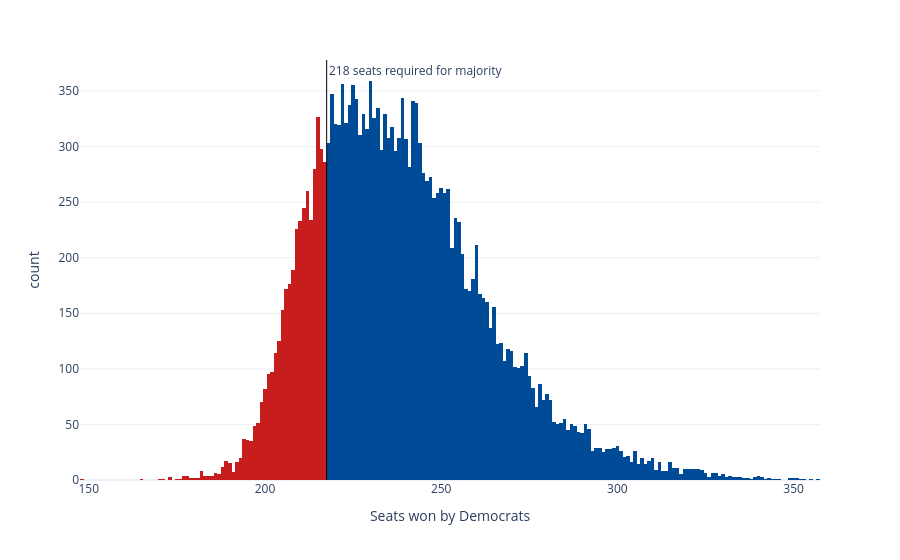

The code cell stored with this chart in its notebook:
### Code cell
sims_hist = px.histogram(seat_sims, x='seats', nbins=np.unique(seat_sims['seats']).shape[0]*2, color='winner',
                         color_discrete_map={'Democrats': '#004b97', 'Republicans': '#c71e1d'},
                         labels={'seats':'Seats won by Democrats', 'winner': 'Winner'}, template='plotly_white')
sims_hist.update_traces(showlegend=False)
sims_hist.add_vline(x=217.5, line_width=1, line_color='black', annotation_text='218 seats required for majority', 
                    annotation_position='top right')
sims_hist

### Figure 1 — Plotly figure (JSON) as saved in the notebook; plotly's stock layout.template omitted (floating-point values rounded to 4 significant figures; data arrays with more than 128 entries replaced by an {"elided": "..."} marker saying what was removed)
{"data": [{"bingroup": "x", "hovertemplate": "Winner=Republicans<br>Seats won by Democrats=%{x}<br>count=%{y}<extra></extra>", "legendgroup": "Republicans", "marker": {"color": "#c71e1d", "pattern": {"shape": ""}}, "name": "Republicans", "nbinsx": 368, "orientation": "v", "showlegend": false, "type": "histogram", "x": {"elided": "4011 int values"}, "xaxis": "x", "yaxis": "y"}, {"bingroup": "x", "hovertemplate": "Winner=Democrats<br>Seats won by Democrats=%{x}<br>count=%{y}<extra></extra>", "legendgroup": "Democrats", "marker": {"color": "#004b97", "pattern": {"shape": ""}}, "name": "Democrats", "nbinsx": 368, "orientation": "v", "showlegend": false, "type": "histogram", "x": {"elided": "15989 int values"}, "xaxis": "x", "yaxis": "y"}], "layout": {"annotations": [{"showarrow": false, "text": "218 seats required for majority", "x": 217.5, "xanchor": "left", "xref": "x", "y": 1, "yanchor": "top", "yref": "y domain"}], "barmode": "relative", "legend": {"title": {"text": "Winner"}, "tracegroupgap": 0}, "margin": {"t": 60}, "shapes": [{"line": {"color": "black", "width": 1}, "type": "line", "x0": 217.5, "x1": 217.5, "xref": "x", "y0": 0, "y1": 1, "yref": "y domain"}], "xaxis": {"anchor": "y", "domain": [0, 1], "title": {"text": "Seats won by Democrats"}}, "yaxis": {"anchor": "x", "domain": [0, 1], "title": {"text": "count"}}}}
